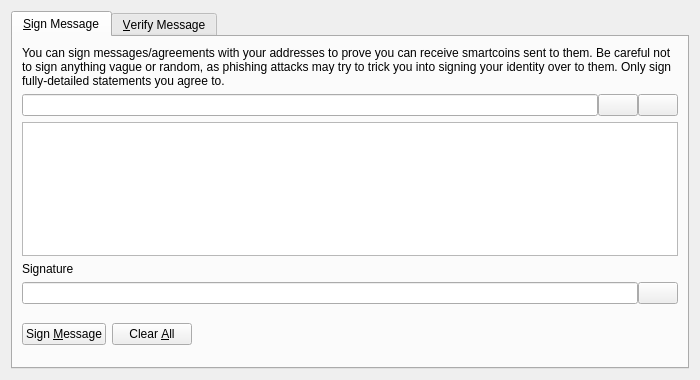
<?xml version="1.0" encoding="UTF-8"?>
<ui version="4.0">
 <class>SignVerifyMessageDialog</class>
 <widget class="QDialog" name="SignVerifyMessageDialog">
  <property name="geometry">
   <rect>
    <x>0</x>
    <y>0</y>
    <width>700</width>
    <height>380</height>
   </rect>
  </property>
  <property name="windowTitle">
   <string>Signatures - Sign / Verify a Message</string>
  </property>
  <property name="modal">
   <bool>true</bool>
  </property>
  <layout class="QVBoxLayout" name="verticalLayout">
   <item>
    <widget class="QTabWidget" name="tabWidget">
     <property name="currentIndex">
      <number>0</number>
     </property>
     <widget class="QWidget" name="tabSignMessage">
      <attribute name="title">
       <string>&amp;Sign Message</string>
      </attribute>
      <layout class="QVBoxLayout" name="verticalLayout_SM">
       <item>
        <widget class="QLabel" name="infoLabel_SM">
         <property name="text">
          <string>You can sign messages/agreements with your addresses to prove you can receive smartcoins sent to them. Be careful not to sign anything vague or random, as phishing attacks may try to trick you into signing your identity over to them. Only sign fully-detailed statements you agree to.</string>
         </property>
         <property name="textFormat">
          <enum>Qt::PlainText</enum>
         </property>
         <property name="wordWrap">
          <bool>true</bool>
         </property>
        </widget>
       </item>
       <item>
        <layout class="QHBoxLayout" name="horizontalLayout_1_SM">
         <property name="spacing">
          <number>0</number>
         </property>
         <item>
          <widget class="QValidatedLineEdit" name="addressIn_SM">
           <property name="toolTip">
            <string>The Smartcoin address to sign the message with</string>
           </property>
          </widget>
         </item>
         <item>
          <widget class="QPushButton" name="addressBookButton_SM">
           <property name="toolTip">
            <string>Choose previously used address</string>
           </property>
           <property name="text">
            <string/>
           </property>
           <property name="icon">
            <iconset resource="../bitcoin.qrc">
             <normaloff>:/icons/address-book</normaloff>:/icons/address-book</iconset>
           </property>
           <property name="shortcut">
            <string>Alt+A</string>
           </property>
           <property name="autoDefault">
            <bool>false</bool>
           </property>
          </widget>
         </item>
         <item>
          <widget class="QPushButton" name="pasteButton_SM">
           <property name="toolTip">
            <string>Paste address from clipboard</string>
           </property>
           <property name="text">
            <string/>
           </property>
           <property name="icon">
            <iconset resource="../bitcoin.qrc">
             <normaloff>:/icons/editpaste</normaloff>:/icons/editpaste</iconset>
           </property>
           <property name="shortcut">
            <string>Alt+P</string>
           </property>
           <property name="autoDefault">
            <bool>false</bool>
           </property>
          </widget>
         </item>
        </layout>
       </item>
       <item>
        <widget class="QPlainTextEdit" name="messageIn_SM">
         <property name="toolTip">
          <string>Enter the message you want to sign here</string>
         </property>
        </widget>
       </item>
       <item>
        <widget class="QLabel" name="signatureLabel_SM">
         <property name="text">
          <string>Signature</string>
         </property>
         <property name="textFormat">
          <enum>Qt::PlainText</enum>
         </property>
        </widget>
       </item>
       <item>
        <layout class="QHBoxLayout" name="horizontalLayout_2_SM">
         <property name="spacing">
          <number>0</number>
         </property>
         <item>
          <widget class="QLineEdit" name="signatureOut_SM">
           <property name="font">
            <font>
             <italic>true</italic>
            </font>
           </property>
           <property name="readOnly">
            <bool>true</bool>
           </property>
          </widget>
         </item>
         <item>
          <widget class="QPushButton" name="copySignatureButton_SM">
           <property name="toolTip">
            <string>Copy the current signature to the system clipboard</string>
           </property>
           <property name="text">
            <string/>
           </property>
           <property name="icon">
            <iconset resource="../bitcoin.qrc">
             <normaloff>:/icons/editcopy</normaloff>:/icons/editcopy</iconset>
           </property>
           <property name="autoDefault">
            <bool>false</bool>
           </property>
          </widget>
         </item>
        </layout>
       </item>
       <item>
        <layout class="QHBoxLayout" name="horizontalLayout_3_SM">
         <item>
          <widget class="QPushButton" name="signMessageButton_SM">
           <property name="toolTip">
            <string>Sign the message to prove you own this Smartcoin address</string>
           </property>
           <property name="text">
            <string>Sign &amp;Message</string>
           </property>
           <property name="icon">
            <iconset resource="../bitcoin.qrc">
             <normaloff>:/icons/edit</normaloff>:/icons/edit</iconset>
           </property>
           <property name="autoDefault">
            <bool>false</bool>
           </property>
          </widget>
         </item>
         <item>
          <widget class="QPushButton" name="clearButton_SM">
           <property name="toolTip">
            <string>Reset all sign message fields</string>
           </property>
           <property name="text">
            <string>Clear &amp;All</string>
           </property>
           <property name="icon">
            <iconset resource="../bitcoin.qrc">
             <normaloff>:/icons/remove</normaloff>:/icons/remove</iconset>
           </property>
           <property name="autoDefault">
            <bool>false</bool>
           </property>
          </widget>
         </item>
         <item>
          <spacer name="horizontalSpacer_1_SM">
           <property name="orientation">
            <enum>Qt::Horizontal</enum>
           </property>
           <property name="sizeHint" stdset="0">
            <size>
             <width>40</width>
             <height>48</height>
            </size>
           </property>
          </spacer>
         </item>
         <item>
          <widget class="QLabel" name="statusLabel_SM">
           <property name="font">
            <font>
             <weight>75</weight>
             <bold>true</bold>
            </font>
           </property>
           <property name="text">
            <string/>
           </property>
           <property name="wordWrap">
            <bool>true</bool>
           </property>
          </widget>
         </item>
         <item>
          <spacer name="horizontalSpacer_2_SM">
           <property name="orientation">
            <enum>Qt::Horizontal</enum>
           </property>
           <property name="sizeHint" stdset="0">
            <size>
             <width>40</width>
             <height>48</height>
            </size>
           </property>
          </spacer>
         </item>
        </layout>
       </item>
      </layout>
     </widget>
     <widget class="QWidget" name="tabVerifyMessage">
      <attribute name="title">
       <string>&amp;Verify Message</string>
      </attribute>
      <layout class="QVBoxLayout" name="verticalLayout_VM">
       <item>
        <widget class="QLabel" name="infoLabel_VM">
         <property name="text">
          <string>Enter the receiver's address, message (ensure you copy line breaks, spaces, tabs, etc. exactly) and signature below to verify the message. Be careful not to read more into the signature than what is in the signed message itself, to avoid being tricked by a man-in-the-middle attack. Note that this only proves the signing party receives with the address, it cannot prove sendership of any transaction!</string>
         </property>
         <property name="textFormat">
          <enum>Qt::PlainText</enum>
         </property>
         <property name="alignment">
          <set>Qt::AlignLeading|Qt::AlignLeft|Qt::AlignTop</set>
         </property>
         <property name="wordWrap">
          <bool>true</bool>
         </property>
        </widget>
       </item>
       <item>
        <layout class="QHBoxLayout" name="horizontalLayout_1_VM">
         <property name="spacing">
          <number>0</number>
         </property>
         <item>
          <widget class="QValidatedLineEdit" name="addressIn_VM">
           <property name="toolTip">
            <string>The Smartcoin address the message was signed with</string>
           </property>
          </widget>
         </item>
         <item>
          <widget class="QPushButton" name="addressBookButton_VM">
           <property name="toolTip">
            <string>Choose previously used address</string>
           </property>
           <property name="text">
            <string/>
           </property>
           <property name="icon">
            <iconset resource="../bitcoin.qrc">
             <normaloff>:/icons/address-book</normaloff>:/icons/address-book</iconset>
           </property>
           <property name="shortcut">
            <string>Alt+A</string>
           </property>
           <property name="autoDefault">
            <bool>false</bool>
           </property>
          </widget>
         </item>
        </layout>
       </item>
       <item>
        <widget class="QPlainTextEdit" name="messageIn_VM"/>
       </item>
       <item>
        <widget class="QValidatedLineEdit" name="signatureIn_VM"/>
       </item>
       <item>
        <layout class="QHBoxLayout" name="horizontalLayout_2_VM">
         <item>
          <widget class="QPushButton" name="verifyMessageButton_VM">
           <property name="toolTip">
            <string>Verify the message to ensure it was signed with the specified Smartcoin address</string>
           </property>
           <property name="text">
            <string>Verify &amp;Message</string>
           </property>
           <property name="icon">
            <iconset resource="../bitcoin.qrc">
             <normaloff>:/icons/transaction_0</normaloff>:/icons/transaction_0</iconset>
           </property>
           <property name="autoDefault">
            <bool>false</bool>
           </property>
          </widget>
         </item>
         <item>
          <widget class="QPushButton" name="clearButton_VM">
           <property name="toolTip">
            <string>Reset all verify message fields</string>
           </property>
           <property name="text">
            <string>Clear &amp;All</string>
           </property>
           <property name="icon">
            <iconset resource="../bitcoin.qrc">
             <normaloff>:/icons/remove</normaloff>:/icons/remove</iconset>
           </property>
           <property name="autoDefault">
            <bool>false</bool>
           </property>
          </widget>
         </item>
         <item>
          <spacer name="horizontalSpacer_1_VM">
           <property name="orientation">
            <enum>Qt::Horizontal</enum>
           </property>
           <property name="sizeHint" stdset="0">
            <size>
             <width>40</width>
             <height>48</height>
            </size>
           </property>
          </spacer>
         </item>
         <item>
          <widget class="QLabel" name="statusLabel_VM">
           <property name="font">
            <font>
             <weight>75</weight>
             <bold>true</bold>
            </font>
           </property>
           <property name="text">
            <string/>
           </property>
           <property name="wordWrap">
            <bool>true</bool>
           </property>
          </widget>
         </item>
         <item>
          <spacer name="horizontalSpacer_2_VM">
           <property name="orientation">
            <enum>Qt::Horizontal</enum>
           </property>
           <property name="sizeHint" stdset="0">
            <size>
             <width>40</width>
             <height>48</height>
            </size>
           </property>
          </spacer>
         </item>
        </layout>
       </item>
      </layout>
     </widget>
    </widget>
   </item>
  </layout>
 </widget>
 <customwidgets>
  <customwidget>
   <class>QValidatedLineEdit</class>
   <extends>QLineEdit</extends>
   <header>qt/qvalidatedlineedit.h</header>
  </customwidget>
 </customwidgets>
 <resources>
  <include location="../bitcoin.qrc"/>
 </resources>
 <connections/>
</ui>
